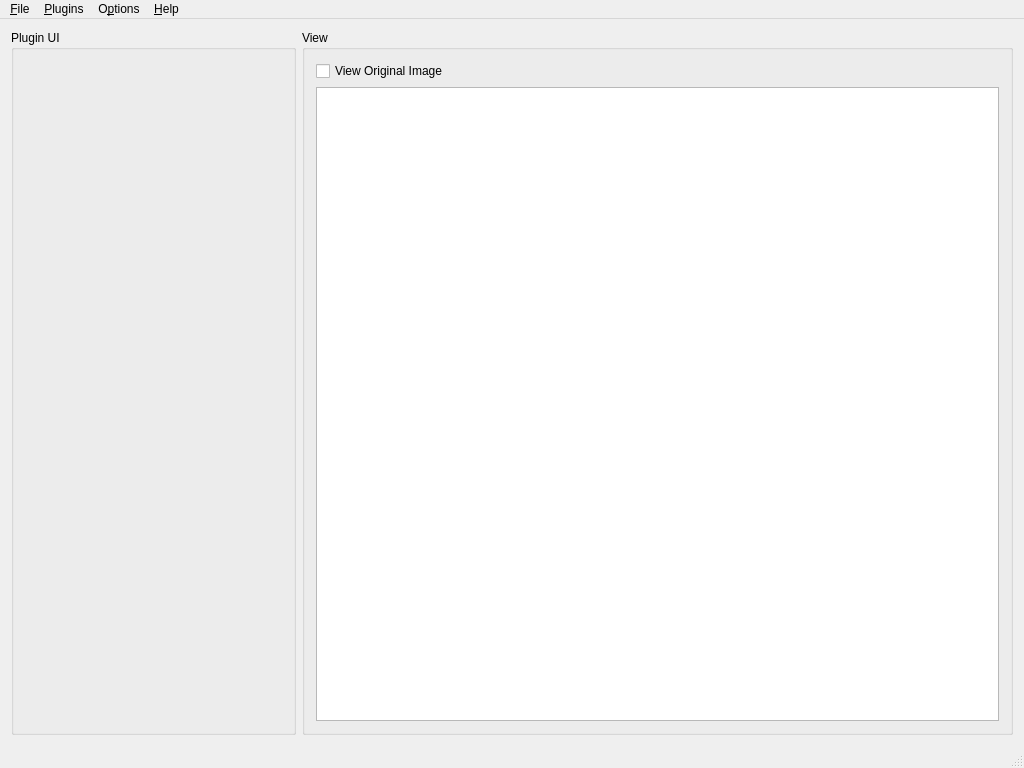
<?xml version="1.0" encoding="UTF-8"?>
<ui version="4.0">
 <class>MainWindow</class>
 <widget class="QMainWindow" name="MainWindow">
  <property name="geometry">
   <rect>
    <x>0</x>
    <y>0</y>
    <width>1024</width>
    <height>768</height>
   </rect>
  </property>
  <property name="minimumSize">
   <size>
    <width>1024</width>
    <height>768</height>
   </size>
  </property>
  <property name="windowTitle">
   <string>Computer Vision</string>
  </property>
  <widget class="QWidget" name="centralWidget">
   <layout class="QGridLayout" name="gridLayout">
    <item row="0" column="0">
     <layout class="QGridLayout" name="gridLayout_2" columnstretch="2,5">
      <item row="0" column="0">
       <widget class="QGroupBox" name="pluginGroup">
        <property name="title">
         <string>Plugin UI</string>
        </property>
        <layout class="QGridLayout" name="gridLayout_4">
         <item row="0" column="0">
          <layout class="QVBoxLayout" name="pluginLayout"/>
         </item>
        </layout>
       </widget>
      </item>
      <item row="0" column="1">
       <widget class="QGroupBox" name="groupBox">
        <property name="title">
         <string>View</string>
        </property>
        <layout class="QGridLayout" name="gridLayout_6">
         <item row="1" column="0">
          <widget class="QEnhancedGraphicsView" name="graphicsView"/>
         </item>
         <item row="0" column="0">
          <layout class="QHBoxLayout" name="horizontalLayout">
           <item>
            <widget class="QCheckBox" name="viewOriginalCheck">
             <property name="text">
              <string>View Original Image</string>
             </property>
            </widget>
           </item>
          </layout>
         </item>
        </layout>
       </widget>
      </item>
     </layout>
    </item>
   </layout>
  </widget>
  <widget class="QStatusBar" name="statusBar"/>
  <widget class="QMenuBar" name="menuBar">
   <property name="geometry">
    <rect>
     <x>0</x>
     <y>0</y>
     <width>1024</width>
     <height>21</height>
    </rect>
   </property>
   <widget class="QMenu" name="menu_File">
    <property name="title">
     <string>&amp;File</string>
    </property>
    <addaction name="actionOpenImage"/>
    <addaction name="separator"/>
    <addaction name="actionSaveImage"/>
    <addaction name="separator"/>
    <addaction name="actionExit"/>
   </widget>
   <widget class="QMenu" name="menu_Plugins">
    <property name="title">
     <string>&amp;Plugins</string>
    </property>
   </widget>
   <widget class="QMenu" name="menu_Options">
    <property name="title">
     <string>O&amp;ptions</string>
    </property>
    <addaction name="actionLanguage"/>
    <addaction name="actionTheme"/>
   </widget>
   <widget class="QMenu" name="menu_Help">
    <property name="title">
     <string>&amp;Help</string>
    </property>
    <addaction name="actionAboutQt"/>
   </widget>
   <addaction name="menu_File"/>
   <addaction name="menu_Plugins"/>
   <addaction name="menu_Options"/>
   <addaction name="menu_Help"/>
  </widget>
  <action name="actionOpenImage">
   <property name="text">
    <string>&amp;Open Image</string>
   </property>
  </action>
  <action name="actionSaveImage">
   <property name="text">
    <string>&amp;Save Image</string>
   </property>
  </action>
  <action name="actionExit">
   <property name="text">
    <string>E&amp;xit</string>
   </property>
  </action>
  <action name="actionAboutQt">
   <property name="text">
    <string>&amp;About Qt</string>
   </property>
  </action>
  <action name="actionLanguage">
   <property name="text">
    <string>Language</string>
   </property>
  </action>
  <action name="actionTheme">
   <property name="text">
    <string>Theme</string>
   </property>
  </action>
 </widget>
 <layoutdefault spacing="6" margin="11"/>
 <customwidgets>
  <customwidget>
   <class>QEnhancedGraphicsView</class>
   <extends>QGraphicsView</extends>
   <header>qenhancedgraphicsview.h</header>
  </customwidget>
 </customwidgets>
 <resources/>
 <connections/>
</ui>
